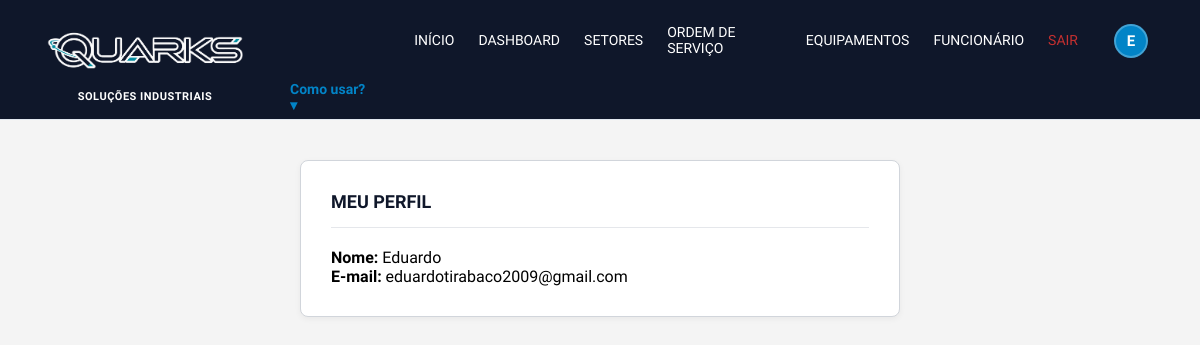
The app's page /perfil (signed in) with its own data.
### database.py (models this page shows, shortened)
class Usuario(Base, UserMixin):
    __tablename__ = "usuarios"
    id = Column(Integer, primary_key=True, autoincrement=True)
    nome = Column(String(50), nullable=False)
    senha_hash = Column(String(250), nullable=False)
    email = Column(String(120), unique=True, nullable=False)
    criado_em = Column(DateTime, nullable=False, server_default=func.now())
    atualizado_em = Column(DateTime, nullable=False, server_default=func.now())

### app.py (the view)
@app.route('/perfil')
@login_required
def perfil():
    return render_template('perfil.html')

### app.py (called while the page is built)
@login_manager.user_loader
def load_user(user_id):
    return db_session.get(Usuario, int(user_id))

### templates/perfil.html
{% extends "base.html" %}
{% block conteudo %}
<div class="container-perfil">
    <h2>MEU PERFIL</h2>
    <hr>
    <p><strong>Nome:</strong> {{ current_user.nome }}</p>
    <p><strong>E-mail:</strong> {{ current_user.email }}</p>
</div>
{% endblock %}

### templates/base.html (shortened to what this page needs)
<!DOCTYPE html>
<html lang="pt-br">
<head>
    <link rel="stylesheet" href="{{ url_for('static', filename='css/style.css') }}">
</head>
<body class="{% if request.endpoint in ['equipamentos', 'listar_equipamentos_excluidos', 'setor', 'listar_setores_excluidos', 'ordens_servico_lista_view', 'funcionarios'] %}tela-listas{% endif %}">
    <header class="cabecalho-sistema">
        <div class="bloco-topo-esquerdo">
            <div class="logo-wrapper">
                <img src="{{ url_for('static', filename='imagem/logo.png') }}" alt="Logo Quarks" class="logo-cabecalho">
                <h1>SOLUÇÕES INDUSTRIAIS</h1>
            </div>
            <div class="menu-item-dropdown">
                <a href="#" class="link-principal destaque-temas">Como usar? ▾</a>
            </div>
        <nav class="menu">
            {% if current_user.is_authenticated %}
                <a href="{{ url_for('index') }}" class="link-principal">INÍCIO</a>
                <a href="{{ url_for('dashboard') }}" class="link-principal">DASHBOARD</a>
                <a href="{{ url_for('setor') }}" class="link-principal">SETORES</a>
                <a href="{{ url_for('ordens_servico_lista_view') }}" class="link-principal">ORDEM DE SERVIÇO</a>
                <a href="{{ url_for('equipamentos') }}" class="link-principal">EQUIPAMENTOS</a>
                <a href="{{ url_for('funcionarios') }}" class="link-principal">FUNCIONÁRIO</a>
                <a href="{{ url_for('logout') }}" class="link-sair">SAIR</a>
                <div class="perfil-menu-wrapper">
                    <div class="usuario-perfil" title="{{ current_user.nome }}">
                        <div class="avatar-inicial">
                            {{ current_user.nome[0] | upper }}
                        </div>
                    </div>
                </div>
            {% else %}
                <a href="{{ url_for('index') }}" class="link-principal">INÍCIO</a>
                <a href="{{ url_for('login') }}" class="link-principal">LOGIN</a>
                <a href="{{ url_for('login', registro=True) }}" class="link-principal">CADASTRAR</a>
            {% endif %}
        </nav>
    </div>
</header>
    <main>
        {% block conteudo %}{% endblock %}
    </main>
</body>
</html>

### static/css/style.css (style rules this page uses)
* { box-sizing: border-box; margin: 0; padding: 0; }
:root { --cor-sucesso: #2f855a; --cor-sucesso-fundo: #e6fffa; --cor-erro: #c53030; --cor-erro-fundo: #fff5f5; --cor-primaria: #2b6cb0; --cor-primaria-escura: #1e4e8c; --cor-fundo: #f4f6f9; --cor-painel: #ffffff; --cor-texto: #2d3748; --cor-texto-claro: #718096; --cor-borda: #0f172a; }
body { margin: 0; font-family: "Inter Tight", sans-serif; font-weight: 400; font-optical-sizing: auto; font-style: normal; background-color: #f4f4f4; overflow-x: hidden; }
.cabecalho-sistema { position: relative; background-color: #0f172a; border-bottom: 1px solid #e2e8f0; z-index: 100; padding: 16px 40px; }
.cabecalho-sistema .bloco-topo-esquerdo { display: flex; flex-direction: row; justify-content: flex-start; width: 100%; gap: 40px; }
.logo-wrapper { display: flex; flex-direction: column; align-items: center; gap: 4px; text-align: center; }
.logo-cabecalho { height: 70px; width: auto; object-fit: contain; }
h1 { color: #ffffff; font-size: 11px; font-weight: 700; letter-spacing: 0.5px; margin: 0; padding: 0; white-space: nowrap; text-transform: uppercase; }
.menu-item-dropdown { position: relative; display: flex; align-items: center; align-self: flex-end; margin-bottom: -2px; height: 14px; }
.menu { display: flex; flex-direction: row; gap: 24px; margin-left: auto; align-self: flex-start; padding-top: 4px; }
.link-principal { text-decoration: none; color: #ffffff; font-size: 14px; font-weight: 500; padding: 4px 0; display: inline-block; border-bottom: 2px solid transparent; transition: all 0.2s ease; }
.link-sair { text-decoration: none; color: var(--cor-erro); font-size: 14px; font-weight: 500; padding: 4px 0; display: inline-block; border-bottom: 2px solid transparent; transition: all 0.2s ease; }
.destaque-temas { color: #0284c7; font-weight: 600; }
main { position: relative; z-index: 1; }
.menu { display: flex; align-items: center; }
.usuario-perfil { display: flex; align-items: center; margin: 0 12px; cursor: default; }
.avatar-inicial { width: 34px; height: 34px; border-radius: 50%; background-color: #0284c7; color: #ffffff; font-weight: bold; font-size: 15px; display: flex; align-items: center; justify-content: center; border: 2px solid rgba(255, 255, 255, 0.25); user-select: none; }
.container-perfil { max-width: 600px; margin: 40px auto; background-color: #ffffff; padding: 30px; border-radius: 8px; border: 1px solid #d1d5db; box-shadow: 0 2px 6px rgba(0, 0, 0, 0.05); }
.container-perfil h2 { margin-top: 0; color: #0f172a; font-size: 18px; }
.container-perfil hr { border: 0; border-top: 1px solid #e5e7eb; margin: 15px 0 20px 0; }
.perfil-menu-wrapper { position: relative; display: inline-flex; align-items: center; cursor: pointer; }

### records on screen
Usuario: nome "E", nome "Eduardo", email "eduardotirabaco2009@gmail.com"
